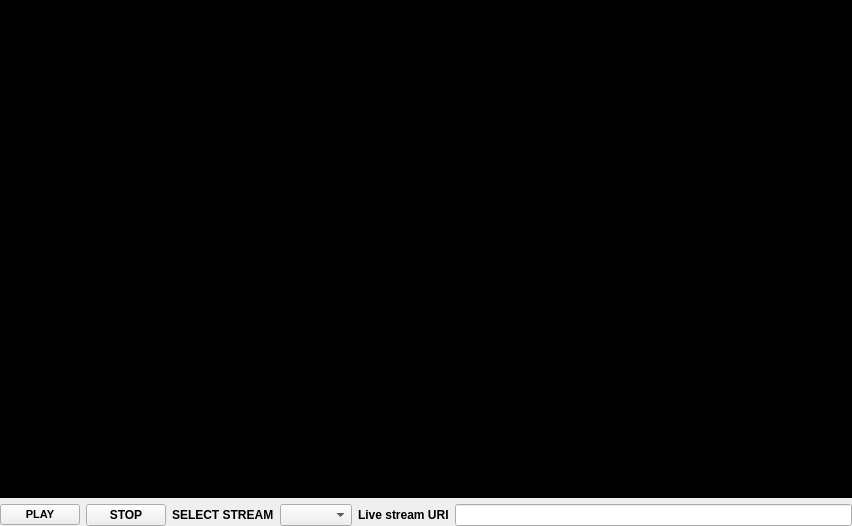
<?xml version="1.0" encoding="UTF-8"?>
<ui version="4.0">
 <class>FormVideoLive</class>
 <widget class="QWidget" name="FormVideoLive">
  <property name="geometry">
   <rect>
    <x>0</x>
    <y>0</y>
    <width>852</width>
    <height>526</height>
   </rect>
  </property>
  <property name="windowTitle">
   <string>Form</string>
  </property>
  <layout class="QVBoxLayout" name="verticalLayout" stretch="1,0">
   <property name="spacing">
    <number>6</number>
   </property>
   <property name="leftMargin">
    <number>0</number>
   </property>
   <property name="topMargin">
    <number>0</number>
   </property>
   <property name="rightMargin">
    <number>0</number>
   </property>
   <property name="bottomMargin">
    <number>0</number>
   </property>
   <item>
    <widget class="QWidget" name="widget" native="true">
     <property name="autoFillBackground">
      <bool>false</bool>
     </property>
     <property name="styleSheet">
      <string notr="true">background: black</string>
     </property>
    </widget>
   </item>
   <item>
    <layout class="QHBoxLayout" name="horizontalLayout" stretch="0,0,0,0,0,0">
     <property name="topMargin">
      <number>0</number>
     </property>
     <item>
      <widget class="QPushButton" name="btnPlay">
       <property name="font">
        <font>
         <pointsize>8</pointsize>
         <weight>75</weight>
         <bold>true</bold>
        </font>
       </property>
       <property name="text">
        <string>PLAY</string>
       </property>
      </widget>
     </item>
     <item>
      <widget class="QPushButton" name="btnStop">
       <property name="font">
        <font>
         <weight>75</weight>
         <bold>true</bold>
        </font>
       </property>
       <property name="text">
        <string>STOP</string>
       </property>
      </widget>
     </item>
     <item>
      <widget class="QLabel" name="label">
       <property name="font">
        <font>
         <weight>75</weight>
         <bold>true</bold>
        </font>
       </property>
       <property name="text">
        <string>SELECT STREAM</string>
       </property>
      </widget>
     </item>
     <item>
      <widget class="QComboBox" name="cmbTokens"/>
     </item>
     <item>
      <widget class="QLabel" name="label_2">
       <property name="font">
        <font>
         <weight>75</weight>
         <bold>true</bold>
        </font>
       </property>
       <property name="text">
        <string>Live stream URI</string>
       </property>
      </widget>
     </item>
     <item>
      <widget class="QLineEdit" name="leLiveStreamUri">
       <property name="readOnly">
        <bool>true</bool>
       </property>
      </widget>
     </item>
    </layout>
   </item>
  </layout>
 </widget>
 <resources/>
 <connections/>
</ui>
